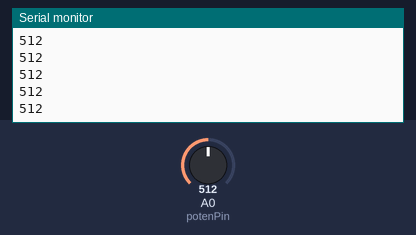
A sketch run on a simulated Arduino Uno, built with avr-gcc and run on an emulated ATmega328P. Shown: the last lines printed to the serial monitor. Inputs (shaded band) come from the test bench; at power-on: A0 (potenPin) = 512.

Above: at 1.2 s.
1.3 s: A0 (potenPin) set to 716
At 1.8 s:
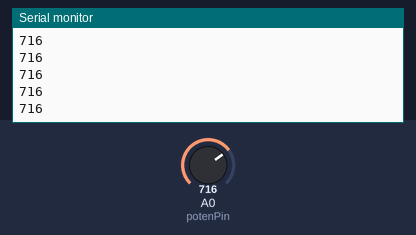
2.8 s: A0 (potenPin) set to 900
At 3.8 s:
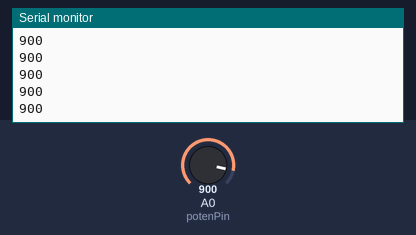
Timing chart, 0 to 5.8 s (numbered marks = the images above; inputs shaded):
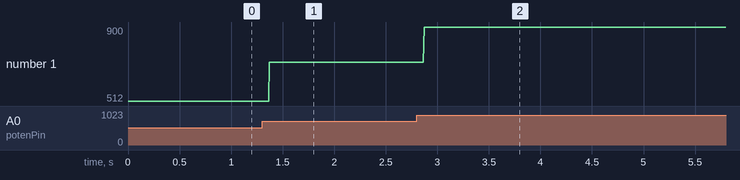

The sketch:

_08-serial-port.ino
```cpp
int const potenPin = A0;

void setup() {
  Serial.begin(9600);
  pinMode(potenPin, INPUT);
}

void loop() {
  int value = analogRead(potenPin);
  Serial.println(value);
}
```

Measured:
- after the input at 1.3 s, the serial monitor: prints a new line after 0.07 s (image 1)
- after the input at 2.8 s, the serial monitor: prints a new line after 0.07 s (image 2)
- plotted number 1: 512 → 716 after the input at 1.3 s, 716 → 900 after the input at 2.8 s
